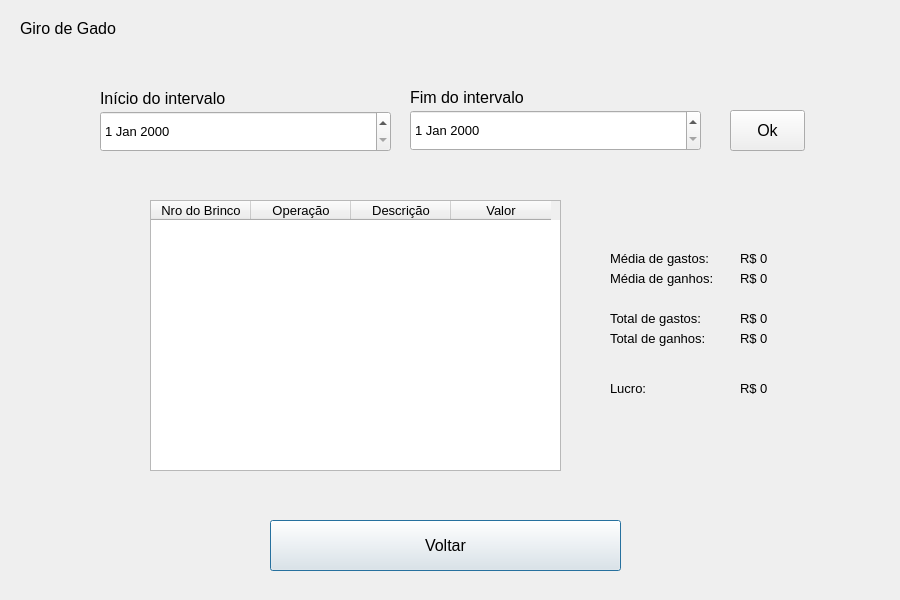
<?xml version="1.0" encoding="UTF-8"?>
<ui version="4.0">
 <class>ReportScreen</class>
 <widget class="QDialog" name="ReportScreen">
  <property name="geometry">
   <rect>
    <x>0</x>
    <y>0</y>
    <width>900</width>
    <height>600</height>
   </rect>
  </property>
  <property name="windowTitle">
   <string>Dialog</string>
  </property>
  <widget class="QPushButton" name="backButton">
   <property name="geometry">
    <rect>
     <x>270</x>
     <y>520</y>
     <width>351</width>
     <height>51</height>
    </rect>
   </property>
   <property name="font">
    <font>
     <pointsize>12</pointsize>
    </font>
   </property>
   <property name="text">
    <string>Voltar</string>
   </property>
  </widget>
  <widget class="QTableWidget" name="reportTable">
   <property name="geometry">
    <rect>
     <x>150</x>
     <y>200</y>
     <width>411</width>
     <height>271</height>
    </rect>
   </property>
   <property name="font">
    <font>
     <pointsize>12</pointsize>
    </font>
   </property>
   <column>
    <property name="text">
     <string>Nro do Brinco</string>
    </property>
    <property name="font">
     <font>
      <pointsize>10</pointsize>
     </font>
    </property>
   </column>
   <column>
    <property name="text">
     <string>Operação</string>
    </property>
    <property name="font">
     <font>
      <pointsize>10</pointsize>
     </font>
    </property>
   </column>
   <column>
    <property name="text">
     <string>Descrição</string>
    </property>
    <property name="font">
     <font>
      <pointsize>10</pointsize>
     </font>
    </property>
   </column>
   <column>
    <property name="text">
     <string>Valor</string>
    </property>
    <property name="font">
     <font>
      <pointsize>10</pointsize>
     </font>
    </property>
   </column>
  </widget>
  <widget class="QLabel" name="labelTitle">
   <property name="geometry">
    <rect>
     <x>20</x>
     <y>20</y>
     <width>101</width>
     <height>16</height>
    </rect>
   </property>
   <property name="font">
    <font>
     <pointsize>12</pointsize>
    </font>
   </property>
   <property name="text">
    <string>Giro de Gado</string>
   </property>
  </widget>
  <widget class="QLabel" name="labelTotalSpending">
   <property name="geometry">
    <rect>
     <x>610</x>
     <y>310</y>
     <width>101</width>
     <height>16</height>
    </rect>
   </property>
   <property name="font">
    <font>
     <pointsize>10</pointsize>
    </font>
   </property>
   <property name="text">
    <string>Total de gastos:</string>
   </property>
  </widget>
  <widget class="QLabel" name="labelValueTotalEarnings">
   <property name="geometry">
    <rect>
     <x>740</x>
     <y>330</y>
     <width>81</width>
     <height>16</height>
    </rect>
   </property>
   <property name="font">
    <font>
     <pointsize>10</pointsize>
    </font>
   </property>
   <property name="text">
    <string>R$ 0</string>
   </property>
  </widget>
  <widget class="QLabel" name="labelAverageSpending">
   <property name="geometry">
    <rect>
     <x>610</x>
     <y>250</y>
     <width>101</width>
     <height>16</height>
    </rect>
   </property>
   <property name="font">
    <font>
     <pointsize>10</pointsize>
    </font>
   </property>
   <property name="text">
    <string>Média de gastos:</string>
   </property>
  </widget>
  <widget class="QLabel" name="labelValueProfit">
   <property name="geometry">
    <rect>
     <x>740</x>
     <y>380</y>
     <width>81</width>
     <height>16</height>
    </rect>
   </property>
   <property name="font">
    <font>
     <pointsize>10</pointsize>
    </font>
   </property>
   <property name="text">
    <string>R$ 0</string>
   </property>
  </widget>
  <widget class="QLabel" name="labelAverageEarnings">
   <property name="geometry">
    <rect>
     <x>610</x>
     <y>270</y>
     <width>111</width>
     <height>16</height>
    </rect>
   </property>
   <property name="font">
    <font>
     <pointsize>10</pointsize>
    </font>
   </property>
   <property name="text">
    <string>Média de ganhos:</string>
   </property>
  </widget>
  <widget class="QLabel" name="labelProfit">
   <property name="geometry">
    <rect>
     <x>610</x>
     <y>380</y>
     <width>81</width>
     <height>16</height>
    </rect>
   </property>
   <property name="font">
    <font>
     <pointsize>10</pointsize>
    </font>
   </property>
   <property name="text">
    <string>Lucro:</string>
   </property>
  </widget>
  <widget class="QLabel" name="labelValueAverageSpending">
   <property name="geometry">
    <rect>
     <x>740</x>
     <y>250</y>
     <width>81</width>
     <height>16</height>
    </rect>
   </property>
   <property name="font">
    <font>
     <pointsize>10</pointsize>
    </font>
   </property>
   <property name="text">
    <string>R$ 0</string>
   </property>
  </widget>
  <widget class="QLabel" name="labelValueTotalSpending">
   <property name="geometry">
    <rect>
     <x>740</x>
     <y>310</y>
     <width>81</width>
     <height>16</height>
    </rect>
   </property>
   <property name="font">
    <font>
     <pointsize>10</pointsize>
    </font>
   </property>
   <property name="text">
    <string>R$ 0</string>
   </property>
  </widget>
  <widget class="QLabel" name="labelTotalEarnings">
   <property name="geometry">
    <rect>
     <x>610</x>
     <y>330</y>
     <width>101</width>
     <height>16</height>
    </rect>
   </property>
   <property name="font">
    <font>
     <pointsize>10</pointsize>
    </font>
   </property>
   <property name="text">
    <string>Total de ganhos:</string>
   </property>
  </widget>
  <widget class="QLabel" name="labelValueAverageEarnings">
   <property name="geometry">
    <rect>
     <x>740</x>
     <y>270</y>
     <width>81</width>
     <height>16</height>
    </rect>
   </property>
   <property name="font">
    <font>
     <pointsize>10</pointsize>
    </font>
   </property>
   <property name="text">
    <string>R$ 0</string>
   </property>
  </widget>
  <widget class="QDateEdit" name="dateIntervalB">
   <property name="geometry">
    <rect>
     <x>100</x>
     <y>111</y>
     <width>291</width>
     <height>41</height>
    </rect>
   </property>
   <property name="font">
    <font>
     <pointsize>10</pointsize>
    </font>
   </property>
  </widget>
  <widget class="QLabel" name="labelIntervalB">
   <property name="geometry">
    <rect>
     <x>100</x>
     <y>90</y>
     <width>191</width>
     <height>16</height>
    </rect>
   </property>
   <property name="font">
    <font>
     <pointsize>12</pointsize>
    </font>
   </property>
   <property name="text">
    <string>Início do intervalo</string>
   </property>
  </widget>
  <widget class="QLabel" name="labelIntervalE">
   <property name="geometry">
    <rect>
     <x>410</x>
     <y>89</y>
     <width>191</width>
     <height>16</height>
    </rect>
   </property>
   <property name="font">
    <font>
     <pointsize>12</pointsize>
    </font>
   </property>
   <property name="text">
    <string>Fim do intervalo</string>
   </property>
  </widget>
  <widget class="QDateEdit" name="dateIntervalE">
   <property name="geometry">
    <rect>
     <x>410</x>
     <y>110</y>
     <width>291</width>
     <height>41</height>
    </rect>
   </property>
   <property name="font">
    <font>
     <pointsize>10</pointsize>
    </font>
   </property>
  </widget>
  <widget class="QPushButton" name="okButton">
   <property name="geometry">
    <rect>
     <x>730</x>
     <y>110</y>
     <width>75</width>
     <height>41</height>
    </rect>
   </property>
   <property name="font">
    <font>
     <pointsize>12</pointsize>
    </font>
   </property>
   <property name="text">
    <string>Ok</string>
   </property>
  </widget>
 </widget>
 <resources/>
 <connections/>
</ui>
